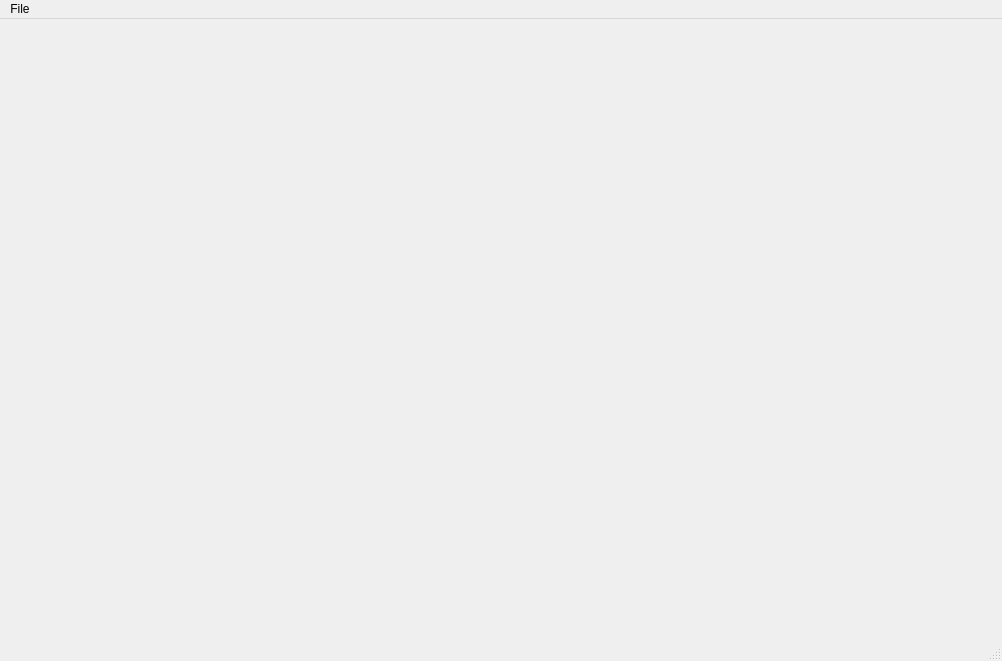
<?xml version="1.0" encoding="UTF-8"?>
<ui version="4.0">
 <class>MainWindow</class>
 <widget class="QMainWindow" name="MainWindow">
  <property name="geometry">
   <rect>
    <x>0</x>
    <y>0</y>
    <width>1002</width>
    <height>661</height>
   </rect>
  </property>
  <property name="windowTitle">
   <string>Spray Pyrolysis Control</string>
  </property>
  <property name="windowIcon">
   <iconset>
    <normaloff>cropped-fav_icon-270x270.png</normaloff>cropped-fav_icon-270x270.png</iconset>
  </property>
  <widget class="QWidget" name="centralwidget"/>
  <widget class="QMenuBar" name="menubar">
   <property name="geometry">
    <rect>
     <x>0</x>
     <y>0</y>
     <width>1002</width>
     <height>26</height>
    </rect>
   </property>
   <widget class="QMenu" name="menuFile">
    <property name="title">
     <string>File</string>
    </property>
    <widget class="QMenu" name="menuSelect_Mode">
     <property name="title">
      <string>Select Mode</string>
     </property>
     <addaction name="actionPneumatic"/>
     <addaction name="actionUltrasonic"/>
    </widget>
    <addaction name="actionLoad_Profile"/>
    <addaction name="actionSave_Profile"/>
    <addaction name="separator"/>
    <addaction name="actionSettings"/>
    <addaction name="menuSelect_Mode"/>
    <addaction name="separator"/>
    <addaction name="actionExit"/>
   </widget>
   <addaction name="menuFile"/>
  </widget>
  <widget class="QStatusBar" name="statusbar"/>
  <action name="actionLoad_Profile">
   <property name="text">
    <string>Load Profile</string>
   </property>
  </action>
  <action name="actionSave_Profile">
   <property name="text">
    <string>Save Profile</string>
   </property>
  </action>
  <action name="actionPneumatic">
   <property name="text">
    <string>Pneumatic</string>
   </property>
  </action>
  <action name="actionUltrasonic">
   <property name="text">
    <string>Ultrasonic</string>
   </property>
  </action>
  <action name="actionExit">
   <property name="text">
    <string>Exit</string>
   </property>
  </action>
  <action name="actionSettings">
   <property name="text">
    <string>Settings</string>
   </property>
  </action>
 </widget>
 <resources/>
 <connections>
  <connection>
   <sender>actionExit</sender>
   <signal>triggered()</signal>
   <receiver>MainWindow</receiver>
   <slot>close()</slot>
   <hints>
    <hint type="sourcelabel">
     <x>-1</x>
     <y>-1</y>
    </hint>
    <hint type="destinationlabel">
     <x>500</x>
     <y>330</y>
    </hint>
   </hints>
  </connection>
 </connections>
</ui>
